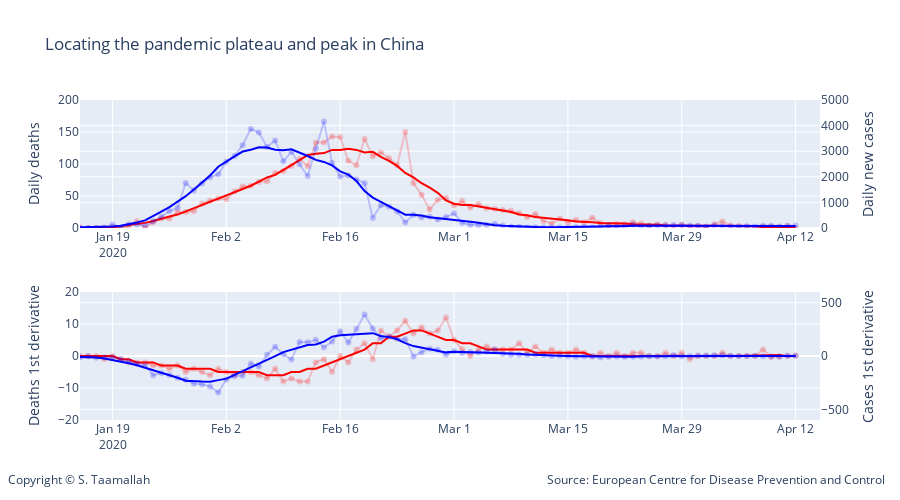

The notebook cell this image was saved under:
### Markdown cell above
The upward and downward inflection points are extracted from the first derivative of the smoothed (7-day moving average) deaths and cases data arrays. The first derivative curve is also smoothed. Regarding the peak, it is extracted as the mid-point of the two inflection points. This will be validated by comparing it to 1st derivative curve crossing the y=0 axis. 

This leads to the following key dates for China:

- Lockdown
    - 2020-01-23: lockdown in Wuhan
    
    
- Cases curve:
    - 2020-01-30: Upward inflection point in cases.
    - 2020-02-18: Downward inflection point in cases. <br>
        => the mid point of the two inflection point can be estimated to be around feb 9th.
    - 2020-02-08: Peak in cases extracted from the 1st derivative crossing y=0.
    
    
- Deaths curve:
    - 2020-02-08: Upward inflection point in deaths.
    - 2020-02-26: Downward inflection point in deaths. <br>
        => the mid point of the two inflection point can be estimated to be around feb 17th.
    - 2020-02-17: Peak in deaths extracted from the 1st derivative crossing y=0.

### Code cell
shift = 20

smooth_china_diff_deaths = smooth_9day(np.diff(smooth_china_deaths_9day))
smooth_china_diff_cases = smooth_9day(np.diff(smooth_china_cases_9day))

#plotting number of cases and number of deaths for different countries
# all charts using same scale for ease of comparison
# number of death are on the left y-axis. 

# Add traces
trace1 = go.Scatter(
        x=df_china.index, 
        y=df_china['deaths'],
        mode='lines + markers',
        name='China daily deaths (left y-axis)',
        line_color='rgba(256, 0, 0, .2)',
        showlegend=False
)

trace11 = go.Scatter(
        x=df_china.index, 
        y=smooth_china_deaths_9day,
        mode='lines',
        name='China daily deaths - 7-day moving average (left y-axis)',
        line_color='rgba(256, 0, 0, 1)',
        showlegend=False
)


trace2 = go.Scatter(
        x=df_china.index, 
        y=df_china['cases'],
        mode='lines + markers',
        name='China daily cases (right y-axis)',
        line_color='rgba(0, 0, 256, .2)',
        showlegend=False,
        yaxis='y2',
)

trace22 = go.Scatter(
        x=df_china.index, 
        y=smooth_china_cases_9day,
        mode='lines',
        name='China daily cases - 7-day moving average (right y-axis)',
        line_color='rgba(0, 0, 256, 1)',
        yaxis='y2',
        showlegend=False
)



trace5 = go.Scatter(
        x=df_china.index, 
        y=np.diff(smooth_china_deaths_9day),
        mode='lines+markers',
        name='Daily deaths',
        line_color='rgba(256, 0, 0, .2)',
        xaxis='x3',
        yaxis='y5',
        showlegend=False
)
trace6 = go.Scatter(
        x=df_china.index, 
        y=np.diff(smooth_china_cases_9day),
        mode='lines+markers',
        name='Daily cases',
        line_color='rgba(0, 0, 256, 0.2)',
        xaxis='x3',
        yaxis='y6',
        showlegend=False
)

trace55 = go.Scatter(
        x=df_china.index, 
        y=smooth_china_diff_deaths,
        mode='lines',
        name='Daily deaths',
        line_color='rgba(256, 0, 0, 1)',
        xaxis='x3',
        yaxis='y5',
        showlegend=False
)
trace66 = go.Scatter(
        x=df_china.index, 
        y=smooth_china_diff_cases,
        mode='lines',
        name='Daily cases',
        line_color='rgba(0, 0, 256, 1)',
        xaxis='x3',
        yaxis='y6',
        showlegend=False
)



data = [trace1, trace2, trace11, trace22, trace5, trace6, trace55, trace66]

layout = go.Layout(
    title='Locating the pandemic plateau and peak in China',
    legend=dict(x=.1, y=1.15, orientation="h"), 
    width=900,
    height=500,
    
    annotations=[
        dict(
            x=1.09,
            y=-0.22,
            showarrow=False,
            text='Source: European Centre for Disease Prevention and Control',
            xref='paper',
            yref='paper'
        ),
        
        dict(
            x=-0.1,
            y=-0.22,
            showarrow=False,
            text='Copyright © S. Taamallah ',
            xref='paper',
            yref='paper'
        )
    ],
    
    # Top left
    xaxis=dict(
        title='',
        domain=[0, 1],
        range=['2020-01-15', '2020-04-15'],
    ),
    yaxis=dict(
        title='Daily deaths',
        #type='log',
        range=[0,200],
        domain=[0.6, 1],
        anchor='x'
    ),
    yaxis2=dict(
        title = 'Daily new cases',
        #type='log',
        range=[0,5000],
        overlaying='y',
        side='right'
    ),
    

    

    # middle left
    xaxis3=dict(
        title='',
        range=['2020-01-15', '2020-04-15'],
        domain=[0, 1],
        anchor='y5'
    ),
    yaxis5=dict(
        #type='log',
        title = 'Deaths 1st derivative',
        domain=[0, 0.4],
        range=[-20,20],
        anchor='x3'
    ),
    yaxis6=dict(
        title = 'Cases 1st derivative',
        domain=[0.375, 0.625],
        overlaying='y5',
        range=[-600,600],
        side='right',
        anchor='x3'
    ),
   
)

    
fig = go.Figure(data=data, layout=layout)


fig.show()


#py.plot(data, filename = 'basic-line', auto_open=True)
#py.plot(data, filename='privacy-public', sharing='public')

from plotly.offline import plot
plot(fig, filename="STaamallah_covid19_analysis_chart_5_20200410.html", auto_open = False)

#from IPython.display import HTML, display
#display(HTML('STaamallah_covid19_analysis_chart_4_20200403.html'), metadata=dict(isolated=False))
